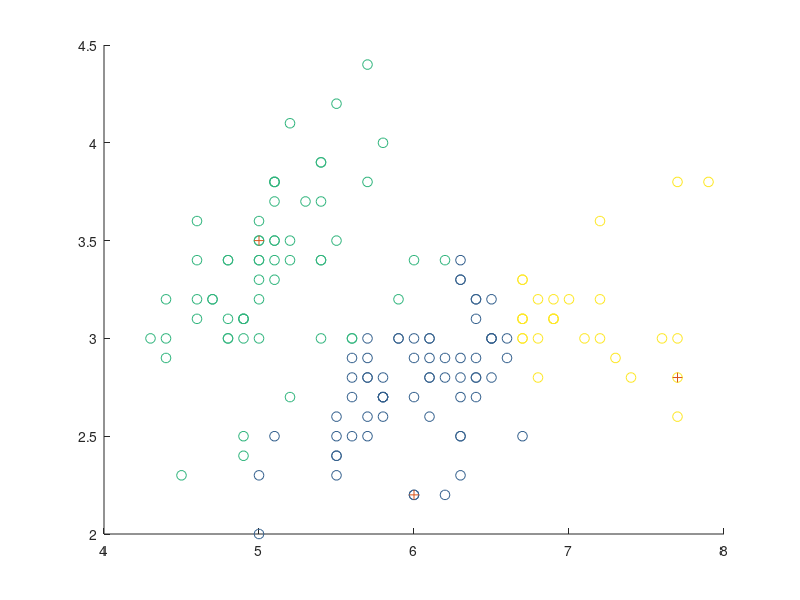
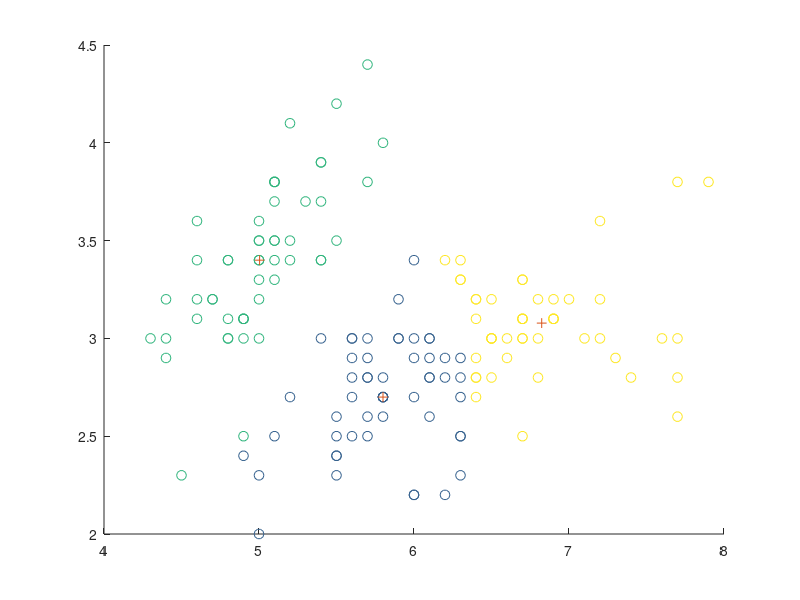

Recreate these plots in MATLAB, in order. (Note: this script raises an error after producing the figures.)
function kmeans_example()

    data = load('iris_num.mat');
    x = data.x;
    c = data.c;

    [N, n] = size(x);
    k = 3;  % num of clusters
    % Illustrate clustering on a two-dimensional dataset
    [C, M, C0, M0] = KmeanClustering(x(:, 1:2), k);
    figure;
    hold all;
    scatter(x(:, 1), x(:, 2), 50, C0);
    scatter(M0(:, 1), M0(:, 2), 50, '+');
    print('5-1', '-dpng');
    hold off;

    figure;
    hold all;
    scatter(x(:, 1), x(:, 2), 50, C);
    scatter(M(:, 1), M(:, 2), 50, '+');
    print('5-2', '-dpng');
    hold off;

    close all;

    % Test clustering quality on the full iris data
    labels = unique(c);
    for i_round = 1:3,
        [C, M, C0, M0] = KmeanClustering(x, k);
        acc = ClusterAccuracy(k, c, C)
    end

    for i_round = 1:3,
        [C, ~, ~, ~] = KmeanClustering(x, k);
        ri = RandIndex(c, C)
    end

    % Compare accuracy, RandIndex, and SSE as cluster quality measures
    n_round = 50;
    RI = zeros(n_round, 1);
    ACC = zeros(n_round, 1);
    SSE = zeros(n_round, 1);
    for i_round = 1:n_round,
        [C, M, ~, ~] = KmeanClustering(x, k);
        RI(i_round) = RandIndex(c, C);
        ACC(i_round) = ClusterAccuracy(k, c, C);
        SSE(i_round) = TotalSSE(C, M);
    end

    histogram(ACC, 4);
    title('Accuracy distribution over 50 runs');
    print('5-3', '-dpng');

    histogram(SSE, 4);
    title('SSE distribution over 50 runs');
    print('5-4', '-dpng');

    scatter(ACC, SSE, 30, 'o');
    xlabel('Accuracy');
    ylabel('SSE');
    title('Accuracy v.s. SSE');
    print('5-5', '-dpng');

    close all;
return
end

function [C, M, C0, M0] = KmeanClustering(X, k)
    [N, n] = size(X);
    rand_ind = randperm(N);
    M = X(rand_ind(1:k), :);
    M0 = M;
    C = zeros(N, 1);
    C0 = [];

    for i_round = 1:20,  % maximum rounds
        changed = 0;
        % 1-NN Classification
        for i = 1:N,
            new_dist = ones(k, 1);
            for j = 1:k,
                new_dist(j) = sqrt(sum((X(i, :) - M(j, :)).^2));
            end
            [~, I] = min(new_dist);
            if I ~= C(i),
                changed = changed + 1;
                C(i) = I;
            end
        end
        if i_round == 1,
            C0 = C;
        end

        if changed == 0,
            break;
        end

        % Update centroids
        for j = 1:k,
            M(j, :) = mean(X(C == j, :));  % mean by each column
        end

    end

return
end

function [ri] = RandIndex(L, C)
    N = length(L);
    ri = 0;
    for i = 1:N-1,
        for j = i+1:N,
            if L(i) == L(j) & C(i) == C(j),
                ri = ri + 1;
            elseif L(i) ~= L(j) & C(i) ~= C(j),
                ri = ri + 1;
            end
        end
    end
    ri = (ri * 2) / (N * (N-1));
return
end

% num of expected labels, actual labels, predicted labels
function [acc] = ClusterAccuracy(k, labels, C)
    label_map = zeros(k, 1);
    for j = 1:k,
        label_map(j) = mode(labels(C == j));
    end
    C_mapped = arrayfun(@(t) label_map(t), C);
    acc = sum(labels == C_mapped) / length(C);
    return
end

% clusters and centroids, without original labels
function [sse] = TotalSSE(C, M)
    sse = 0;
    k = size(M, 1);
    for i = 1:k,
        sse = sse + sqrt(sum((C(i) - M(C(i))).^2));
    end
    return
end


